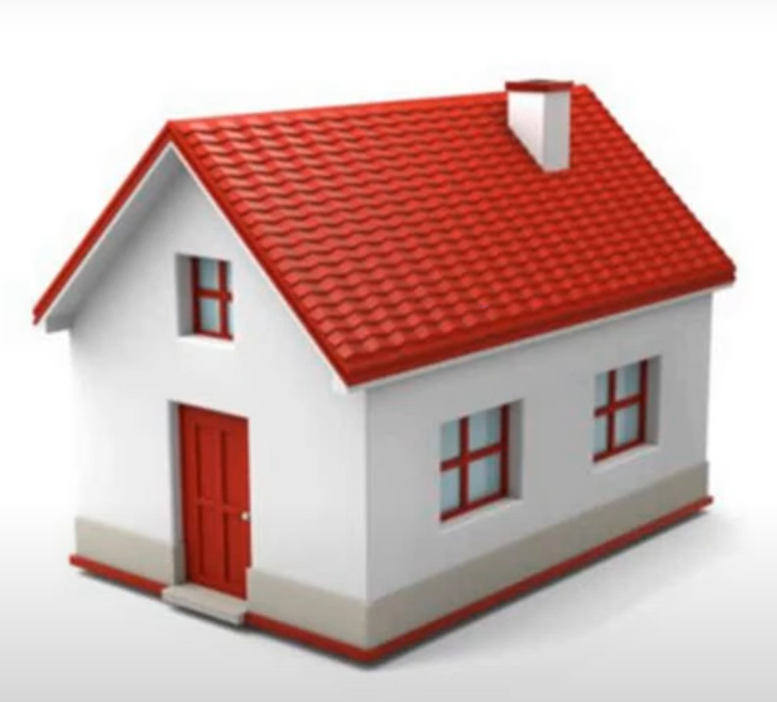
#> input picture data/house.png, 777 x 702 px
$ python 44.FAST_corner_detection.py
#> lines starting #> are read from the running program, lines starting #| are printed output that depends on the picture
import cv2 as cv

img = cv.imread('data/house.png',0)
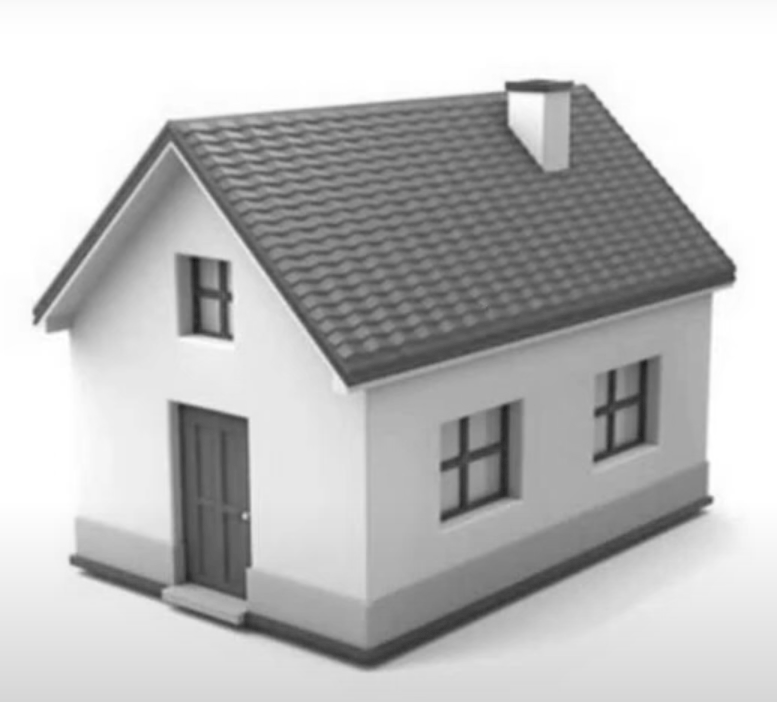
#> img: shape (702, 777); min 21, max 255, mean 188.9

# Initiate FAST object with default values
fast = cv.FastFeatureDetector_create()#nonmaxSuppression=False will delete the weak corners

# find and draw the keypoints
kp = fast.detect(img,None)
#> kp = 621 keypoints; strongest (x, y, size): (35, 322, 7), (506, 83, 7), (230, 337, 7), (245, 515, 7)
img2 = cv.drawKeypoints(img, kp, None, color=(255,0,0))
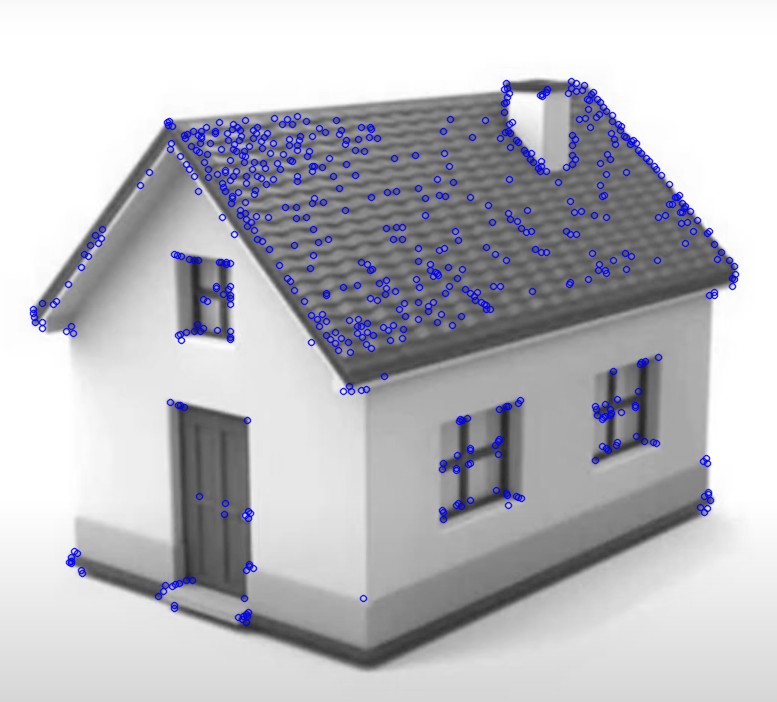
#> img2: shape (702, 777, 3); mean of channels 0, 1, 2 192, 185.9, 185.9; drawn as B, G, R

# Print all default params
print( "Threshold: {}".format(fast.getThreshold()) )
print( "nonmaxSuppression: {}".format(fast.getNonmaxSuppression()) )
print( "neighborhood: {}".format(fast.getType()) )
print( "Total Keypoints with nonmaxSuppression: {}".format(len(kp)) )
#| Total Keypoints with nonmaxSuppression: 621
cv.imshow('fast_true',img2)

# Disable nonmaxSuppression
fast.setNonmaxSuppression(0)
kp = fast.detect(img, None)
#> kp = 3717 keypoints; strongest (x, y, size): (572, 79, 7), (505, 80, 7), (506, 80, 7), (570, 80, 7)
print( "Total Keypoints without nonmaxSuppression: {}".format(len(kp)))
#| Total Keypoints without nonmaxSuppression: 3717
img3 = cv.drawKeypoints(img, kp, None, color=(255,0,0))
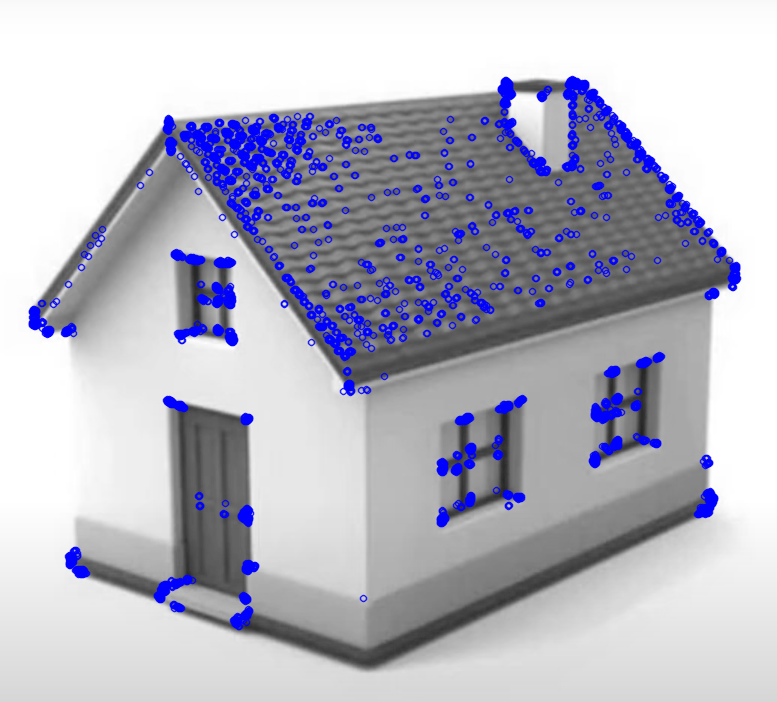
#> img3: shape (702, 777, 3); mean of channels 0, 1, 2 195.7, 181.9, 181.9; drawn as B, G, R
cv.imshow('fast_false',img3)

cv.waitKey(0)
cv.destroyAllWindows()

$ run again, with data/Arabic_OCR.png copied over data/house.png
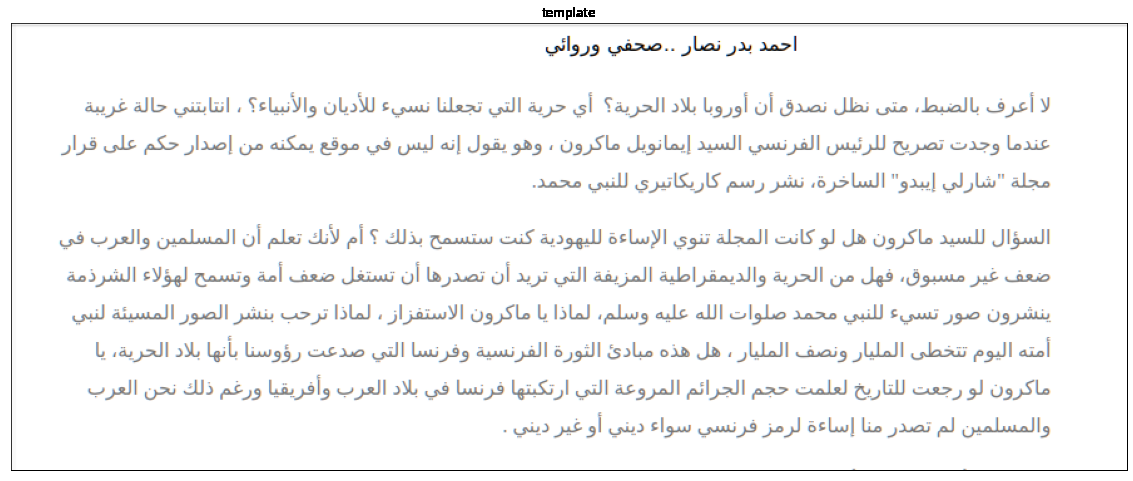
#> input picture data/Arabic_OCR.png, 1133 x 481 px
#> `kp = fast.detect(img,None)`: kp = 4615 keypoints; strongest (x, y, size): (550, 10, 7), (556, 10, 7), (587, 13, 7), (549, 14, 7)
#> `img2 = cv.drawKeypoints(img, kp, None, color=(255,0,0))`:
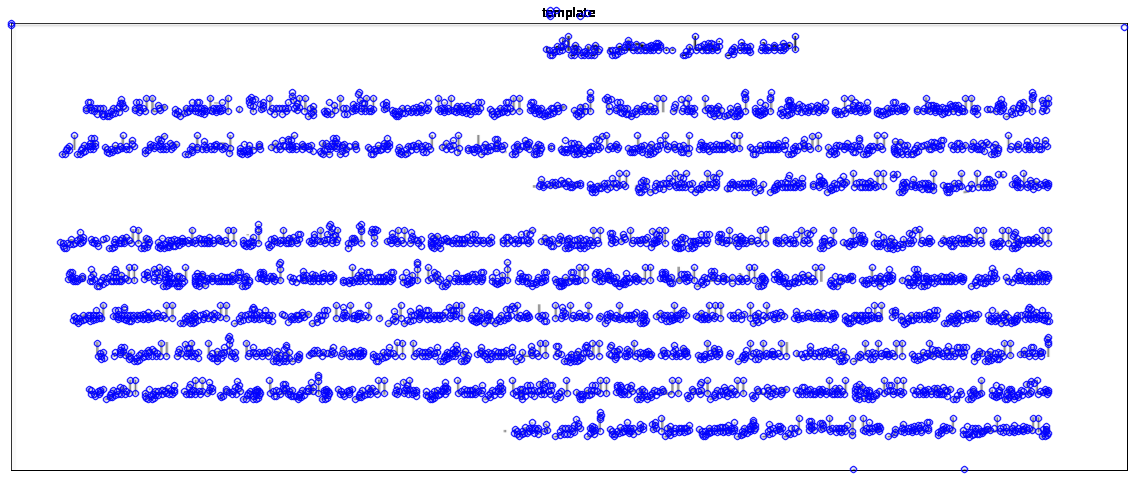
#> img2: shape (481, 1133, 3); mean of channels 0, 1, 2 251, 216.8, 216.8; drawn as B, G, R
#| Total Keypoints with nonmaxSuppression: 4615
#> `kp = fast.detect(img, None)`: kp = 33077 keypoints; strongest (x, y, size): (573, 7, 7), (574, 7, 7), (543, 8, 7), (544, 8, 7)
#| Total Keypoints without nonmaxSuppression: 33077
#> `img3 = cv.drawKeypoints(img, kp, None, color=(255,0,0))`:
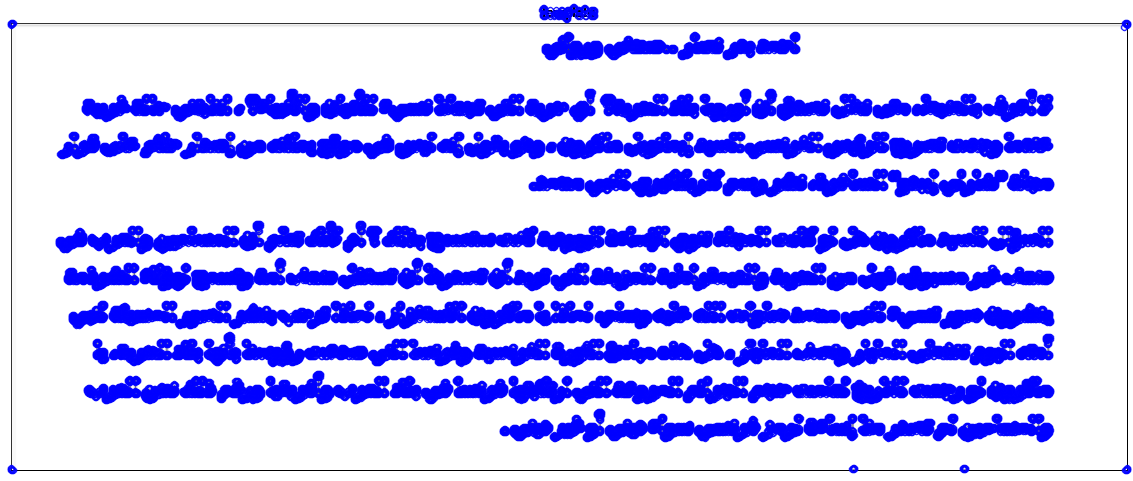
#> img3: shape (481, 1133, 3); mean of channels 0, 1, 2 253.3, 189.2, 189.2; drawn as B, G, R

$ run again, with data/Distance-Measurement.png copied over data/house.png
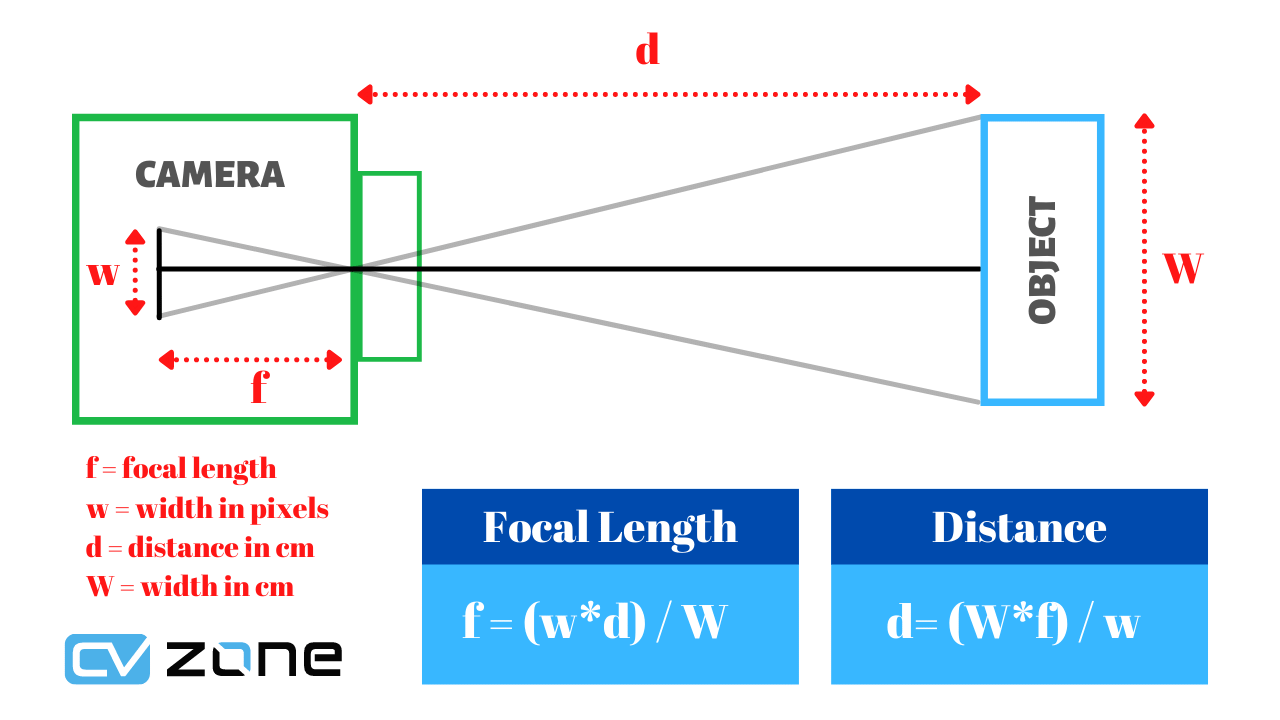
#> input picture data/Distance-Measurement.png, 1280 x 720 px
#> `kp = fast.detect(img,None)`: kp = 1387 keypoints; strongest (x, y, size): (162, 265, 7), (162, 272, 7), (203, 643, 7), (259, 643, 7)
#> `img2 = cv.drawKeypoints(img, kp, None, color=(255,0,0))`:
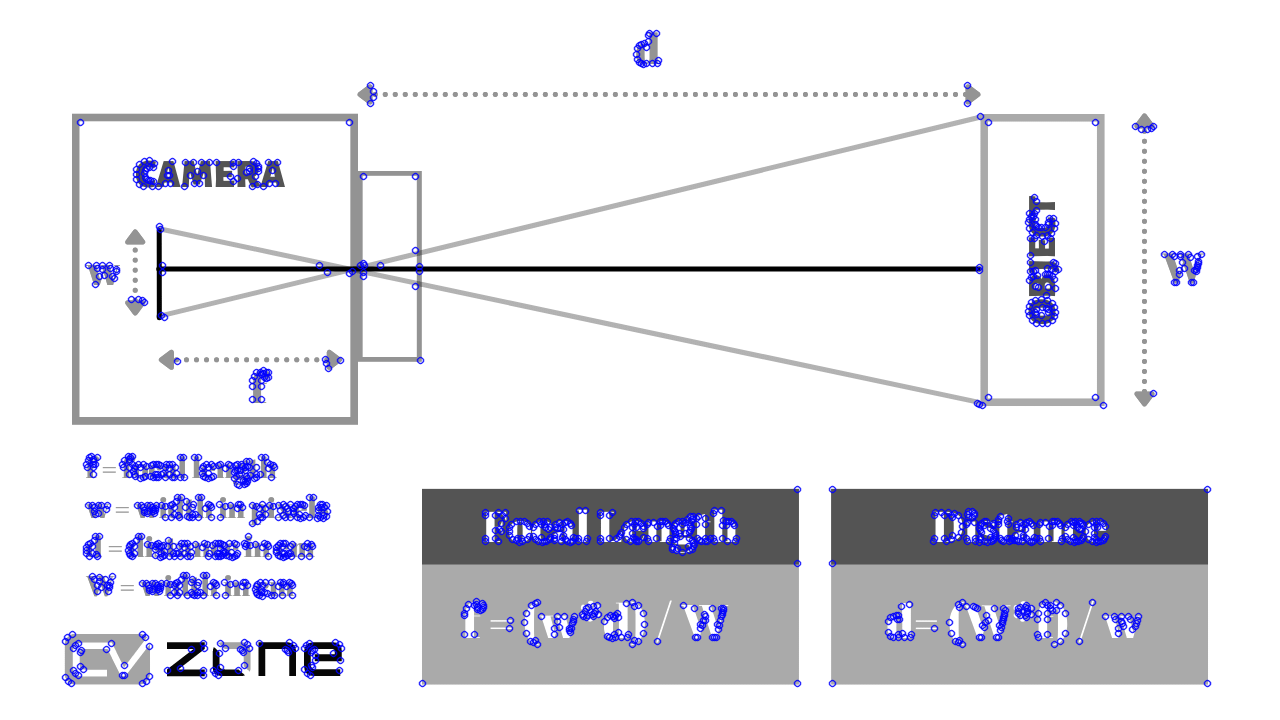
#> img2: shape (720, 1280, 3); mean of channels 0, 1, 2 232.3, 225.4, 225.4; drawn as B, G, R
#| Total Keypoints with nonmaxSuppression: 1387
#> `kp = fast.detect(img, None)`: kp = 12315 keypoints; strongest (x, y, size): (647, 32, 7), (648, 32, 7), (649, 32, 7), (655, 32, 7)
#| Total Keypoints without nonmaxSuppression: 12315
#> `img3 = cv.drawKeypoints(img, kp, None, color=(255,0,0))`:
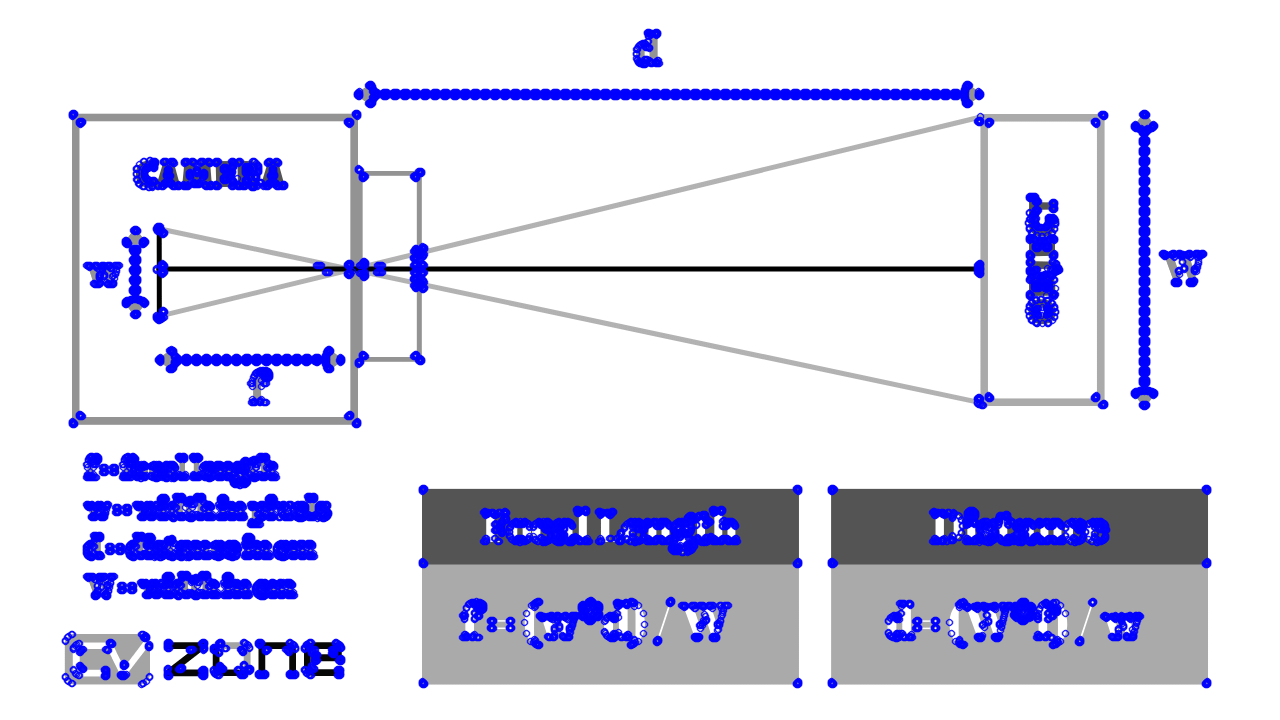
#> img3: shape (720, 1280, 3); mean of channels 0, 1, 2 234.9, 215.5, 215.5; drawn as B, G, R

$ run again, with data/HWLetter.png copied over data/house.png
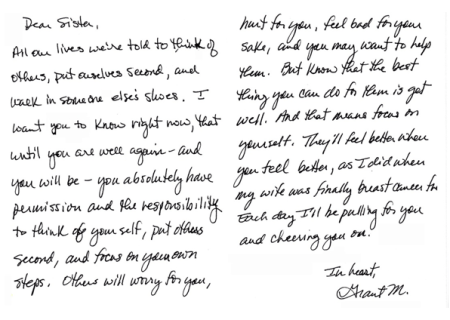
#> input picture data/HWLetter.png, 450 x 320 px
#> `kp = fast.detect(img,None)`: kp = 2653 keypoints; strongest (x, y, size): (54, 133, 7), (397, 116, 7), (353, 46, 7), (346, 114, 7)
#> `img2 = cv.drawKeypoints(img, kp, None, color=(255,0,0))`:
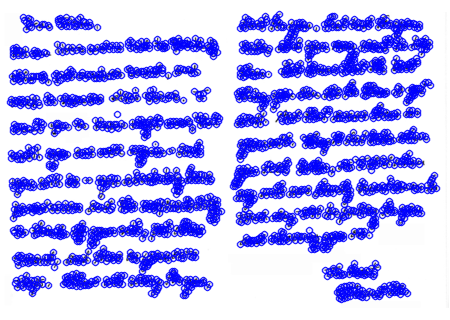
#> img2: shape (320, 450, 3); mean of channels 0, 1, 2 250.1, 180.6, 180.6; drawn as B, G, R
#| Total Keypoints with nonmaxSuppression: 2653
#> `kp = fast.detect(img, None)`: kp = 16183 keypoints; strongest (x, y, size): (279, 13, 7), (280, 13, 7), (265, 14, 7), (278, 14, 7)
#| Total Keypoints without nonmaxSuppression: 16183
#> `img3 = cv.drawKeypoints(img, kp, None, color=(255,0,0))`:
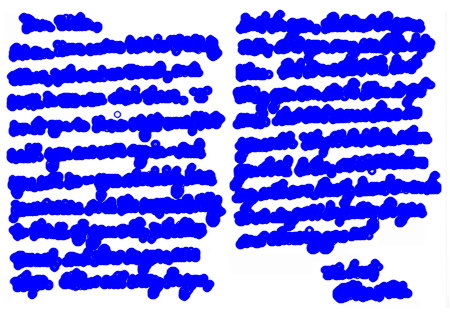
#> img3: shape (320, 450, 3); mean of channels 0, 1, 2 254.7, 138.1, 138.1; drawn as B, G, R
